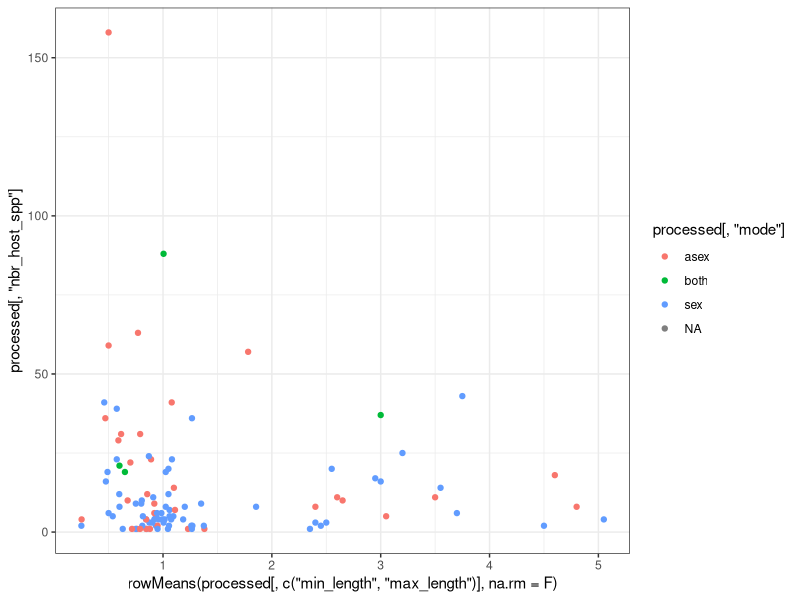
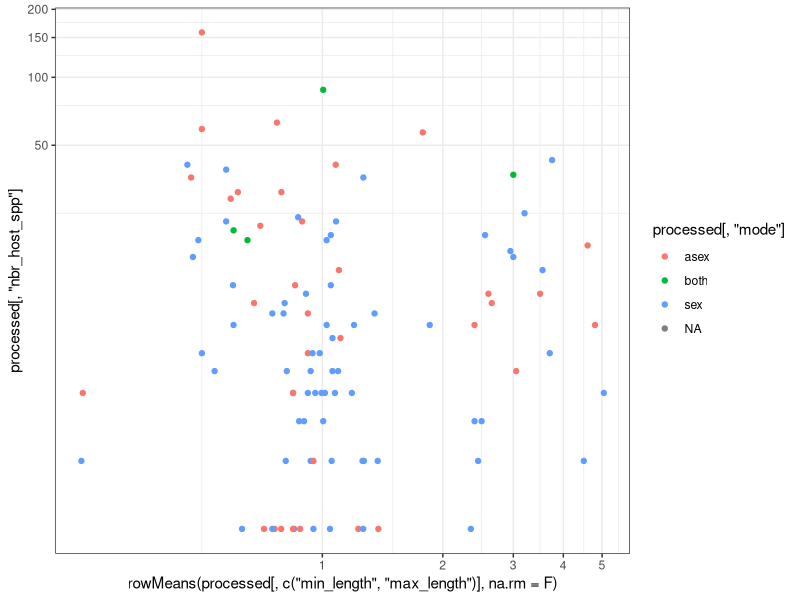

Recreate these plots in R, in order. (Note: this script raises an error after producing the figures.)
setwd("/home/cyril/Documents/Internship/Data/R_working_directory/manual/")
processed <-read.table("manual_processed_data.csv", header = T, sep= ",")

# Visualisation:
library(ggplot2)
#================================================================
# Overall
#------------------------------------------------------------------------------
# Length vs number of hosts
ggplot(data = processed,aes(x=rowMeans(processed[,c("min_length","max_length")],na.rm=F),y=processed[,"nbr_host_spp"]))+
  geom_point(aes(colour = processed[,"mode"]))+
  theme_bw()
# with log transform 
ggplot(data = processed,aes(x=rowMeans(processed[,c("min_length","max_length")],na.rm=F),y=processed[,"nbr_host_spp"]))+
  geom_point(aes(colour = processed[,"mode"]))+
  theme_bw()+
  coord_trans(x = "log2", y = "log2")

#Number of countries
boxplot(log10(processed$nbr_country[processed$nbr_country>0 & processed$mode!="both"])~droplevels(processed$mode[processed$nbr_country>0 & processed$mode!="both"]),
        main="Number of countries by \nreproductive mode: Overall", ylab="Log countries",  names = c(
          paste0("Asex: n=",length(processed$nbr_country[processed$nbr_country>0 & processed$mode=="asex"])),
          paste0("Sex: n=",length(processed$nbr_country[processed$nbr_country>0 & processed$mode=="sex"]))))

#-----------------------------------------------------------------------------
# Number of hosts distribution sex vs asex
ggplot()+
  geom_histogram(data=processed[processed$mode=="asex",],aes(x=nbr_host_spp, stat=..count..,fill='Asexual'),alpha=0.3,bins=23)+
  geom_histogram(data=processed[processed$mode=="sex",],aes(x=nbr_host_spp, y=-..count..,fill='Sexual'),alpha=0.3,bins=25)+
  coord_cartesian(ylim=c(-30,30))+
  ggtitle("Distribution of the number of host species")



length(levels(as.factor(processed[processed$mode=="asex" & processed$nbr_host_spp!=0,"nbr_host_spp"])))
length(levels(as.factor(processed[processed$mode=="sex" & processed$nbr_host_spp!=0,"nbr_host_spp"])))
max(processed[processed$mode=="sex","nbr_host_spp"],na.rm = T)
max(processed[processed$mode=="asex","nbr_host_spp"],na.rm = T)

# With log transform
ggplot()+
  geom_histogram(data=processed[processed$mode=="asex" & processed$nbr_host_spp!=0,],aes(x=log2(nbr_host_spp), stat=..count..,fill='Asexual')
                 ,alpha=0.3,bins=25)+
  geom_histogram(data=processed[processed$mode=="sex" & processed$nbr_host_spp!=0,],aes(x=log2(nbr_host_spp), y=-..count..,fill='Sexual')
                 ,alpha=0.3,bins=25)+
  coord_cartesian(ylim=c(-30,30))
#------------------------------------------------------------------------------

# Maximum distance from equator, sex vs asex (vs both modes)
ggplot()+
  geom_boxplot(data = processed[!is.na(processed$mode) & processed$mode!='both',],aes(x=mode,y=pmax(abs(lat_max),abs(lat_min))))+
  ggtitle("Max distance from the equator between reproductive modes")+
  labs(x="Reproductive mode",y="Absolute latitude")+
  annotate(x = c(1,2),y=c(10,10),geom= "text", label=c(paste0("n=",length(processed[processed$mode=="asex","lat_max"])),
                                                            paste0("n=",length(processed[processed$mode=="sex","lat_max"]))))

# Mean latitude
ggplot()+
  geom_boxplot(data = processed[!is.na(processed$mode) & processed$mode!='both',],aes(x=mode,y=lat_mean))+
  ggtitle("Mean latitude between reproductive modes")+
  labs(x="Reproductive mode",y="Latitude")+
  annotate(x = c(1,2),y=c(10,10),geom= "text", label=c(paste0("n=",length(processed[processed$mode=="asex","lat_max"])),
                                                            paste0("n=",length(processed[processed$mode=="sex","lat_max"]))))

# Median latitude
ggplot()+
  geom_boxplot(data = processed[!is.na(processed$mode) & processed$mode!='both',],aes(x=mode,y=lat_median))+
  ggtitle("Median latitude between reproductive modes")+
  labs(x="Reproductive mode",y="Latitude")+
  annotate(x = c(1.2,2.2),y=c(10,10),geom= "text", label=c(paste0("n=",length(processed[processed$mode=="asex","lat_max"])),
                                                       paste0("n=",length(processed[processed$mode=="sex","lat_max"]))))


#------------------------------------------------------------------------------

# Length per reproduction mode
boxplot(rowMeans(cbind(processed$min_length[processed$mode!="both"],processed$max_length[processed$mode!="both"]))~droplevels(processed[processed$mode!="both","mode"]),main="Body length vs Reproduction mode")
text(x = c(1,2),y=c(1,1),labels=c(paste0("n=",length(processed[processed$mode=="asex" & !is.na(processed$min_length),"lat_max"])),
                                      paste0("n=",length(processed[processed$mode=="sex" & !is.na(processed$min_length),"lat_max"]))))

# Number of host species
boxplot(processed[,"nbr_host_spp"]~processed[,"mode"],main="Number of host species vs Reproduction mode")
text(x = c(1,2,3),y=c(110,110,110),labels=c(paste0("n=",length(processed[processed$mode=="asex" & !is.na(processed$nbr_host_spp),"lat_max"])),
                                      paste0("n=",length(processed[processed$mode=="both" & !is.na(processed$nbr_host_spp),"lat_max"])),
                                      paste0("n=",length(processed[processed$mode=="sex" & !is.na(processed$nbr_host_spp),"lat_max"]))))

#==============================================================================
#Same plots per family
#Length
par(mfrow=c(4,4))
for(i in levels(processed$family))
{
  fam_df <- processed[processed$family==i & processed$mode!="both",]
  fam_df$mode <- factor(fam_df$mode)
  if(length(fam_df$min_length[fam_df$mode =="asex"])>0 & length(fam_df$min_length[fam_df$mode =="sex"])>0)
  {
    my_names <-c(as.character(paste0("n=",length(fam_df[fam_df$mode=="asex" & !is.na(fam_df$min_length),"lat_max"]))),
                 as.character(paste0("n=",length(fam_df[fam_df$mode=="sex" & !is.na(fam_df$min_length),"lat_max"]))))
    boxplot(rowMeans(fam_df[,c("min_length","max_length")])~fam_df$mode,main=paste(i, "Body length", sep=":"),names = c(paste('asex',my_names[1],sep=': '),paste('sex',my_names[2],sep=': ')))
  }
  
}

#-----------------------------------------------------------------------------
#Number of hosts
par(mfrow=c(4,4))
for(i in levels(processed$family))
{
  fam_df <- processed[processed$family==i & processed$mode!="both",]
  fam_df <- subset(fam_df,subset = fam_df$host_spp>0)
  fam_df$mode <- factor(fam_df$mode)
  if(length(fam_df$host_spp[fam_df$host_spp>0 & fam_df$mode =="asex"])>0 & length(fam_df$host_spp[fam_df$host_spp>0 & fam_df$mode =="sex"])>0)
  {
    my_names <-c(as.character(paste0("n=",length(fam_df[fam_df$mode=="asex" & !is.na(fam_df$host_spp),"lat_max"]))),
                 as.character(paste0("n=",length(fam_df[fam_df$mode=="sex" & !is.na(fam_df$host_spp),"lat_max"]))))
    boxplot(fam_df[fam_df$host_spp>0,"host_spp"]~fam_df$mode,main=paste(i, "Host species", sep=":"),names = c(paste('asex',my_names[1],sep=': '),paste('sex',my_names[2],sep=': ')))
  }
  
}

#-----------------------------------------------------------------------------
# Distribution
par(mfrow=c(4,4))
for(i in levels(processed$family))
{
  fam_df <- processed[processed$family==i & processed$mode!="both",]
  fam_df <- subset(fam_df,subset = fam_df$host_spp>0)
  fam_df$mode <- factor(fam_df$mode)
  if(length(fam_df$host_spp[fam_df$host_spp>0 & fam_df$mode =="asex"])>0 & length(fam_df$host_spp[fam_df$host_spp>0 & fam_df$mode =="sex"])>0)
  {
    my_names <-c(as.character(paste0("n=",length(fam_df[fam_df$mode=="asex" & !is.na(fam_df$host_spp),"lat_max"]))),
                 as.character(paste0("n=",length(fam_df[fam_df$mode=="sex" & !is.na(fam_df$host_spp),"lat_max"]))))
    boxplot(fam_df[fam_df$host_spp>0,"host_spp"]~fam_df$mode,main=paste(i, "Host species", sep=":"),names = c(paste('asex',my_names[1],sep=': '),paste('sex',my_names[2],sep=': ')))
  }
  
}

#=============================================================================
# Per genus:

par(mfrow=c(4,3))
for(i in levels(processed$genus)[-c(7,9)])
{
  genus_df <- processed[processed$genus==i & processed$mode!="both",]
  genus_df$mode <- factor(genus_df$mode)
  boxplot(genus_df[,"min_length"]~genus_df$mode,main=paste(i, "Body length", sep=":"))
  text(x = c(1,2),y=c(0.9,0.9),labels=c(paste0("n=",length(genus_df[genus_df$mode=="asex" & !is.na(genus_df$min_length),"lat_max"])),
                                        paste0("n=",length(genus_df[genus_df$mode=="sex" & !is.na(genus_df$min_length),"lat_max"]))))
}



#-----------------------------------------------------------------------------
#Number of hosts

par(mfrow=c(4,3))
for(i in levels(processed$genus)[-c(7,9)])
{
  genus_df <- processed[processed$genus==i & processed$mode!="both",]
  genus_df$mode <- factor(genus_df$mode)
  boxplot(genus_df[,"min_length"]~genus_df$mode,main=paste(i, "Body length", sep=":"))
  text(x = c(1,2),y=c(0.9,0.9),labels=c(paste0("n=",length(genus_df[genus_df$mode=="asex" & !is.na(genus_df$min_length),"lat_max"])),
                                        paste0("n=",length(genus_df[genus_df$mode=="sex" & !is.na(genus_df$min_length),"lat_max"]))))
}



#-----------------------------------------------------------------------------
# Distribution


par(mfrow=c(2,4))
for(i in levels(processed$genus))
{
  gen_df <- processed[processed$genus==i & processed$mode!="both",]
  gen_df <- subset(gen_df,subset = gen_df$nbr_country>0)
  gen_df$mode <- factor(gen_df$mode)
  if(length(gen_df$nbr_country[gen_df$nbr_country>0 & gen_df$mode =="asex"])>0 & length(gen_df$nbr_country[gen_df$nbr_country>0 & gen_df$mode =="sex"])>0)
  {
    my_names <-c(as.character(paste0("n=",length(gen_df[gen_df$mode=="asex" & !is.na(gen_df$nbr_country),"lat_max"]))),
                 as.character(paste0("n=",length(gen_df[gen_df$mode=="sex" & !is.na(gen_df$nbr_country),"lat_max"]))))
    boxplot(gen_df[gen_df$nbr_country>0,"nbr_country"]~gen_df$mode,main=paste(i, "Number of countries/states", sep=":"),names = c(paste('asex',my_names[1],sep=': '),paste('sex',my_names[2],sep=': ')))
  }
  
}


#median latitude

par(mfrow=c(2,4))
for(i in levels(processed$genus))
{
  gen_df <- processed[processed$genus==i & processed$mode!="both",]
  gen_df <- subset(gen_df,subset = gen_df$nbr_country>0)
  gen_df$mode <- factor(gen_df$mode)
  if(length(gen_df$nbr_country[gen_df$nbr_country>0 & gen_df$mode =="asex"])>0 & length(gen_df$nbr_country[gen_df$nbr_country>0 & gen_df$mode =="sex"])>0)
  {
    my_names <-c(as.character(paste0("n=",length(gen_df[gen_df$mode=="asex" & !is.na(gen_df$nbr_country),"lat_max"]))),
                 as.character(paste0("n=",length(gen_df[gen_df$mode=="sex" & !is.na(gen_df$nbr_country),"lat_max"]))))
    boxplot(gen_df[gen_df$nbr_country>0,"lat_median"]~gen_df$mode,main=paste(i, "Median latitude", sep=":"),names = c(paste('asex',my_names[1],sep=': '),paste('sex',my_names[2],sep=': ')))
  }
  
}

#----------------------------------------------------------------------------
# Latitude range

par(mfrow=c(2,4))
for(i in levels(processed$genus))
{
  gen_df <- processed[processed$genus==i & processed$mode!="both",]
  gen_df <- subset(gen_df,subset = gen_df$nbr_country>0)
  gen_df$mode <- factor(gen_df$mode)
  if(length(gen_df$nbr_country[gen_df$nbr_country>0 & gen_df$mode =="asex"])>0 & length(gen_df$nbr_country[gen_df$nbr_country>0 & gen_df$mode =="sex"])>0)
  {
    my_names <-c(as.character(paste0("n=",length(gen_df[gen_df$mode=="asex" & !is.na(gen_df$nbr_country),"lat_max"]))),
                 as.character(paste0("n=",length(gen_df[gen_df$mode=="sex" & !is.na(gen_df$nbr_country),"lat_max"]))))
    diff <- gen_df[gen_df$nbr_country>0,"lat_max"]-gen_df[gen_df$nbr_country>0,"lat_min"]
    boxplot(diff~gen_df$mode[gen_df$nbr_country>0],main=paste(i, "Latitude range", sep=":"),
            names = c(paste('asex',my_names[1],sep=': '),paste('sex',my_names[2],sep=': ')))
  }
  
}


#=============================================================================
# Per comparison group:
# Length per reproduction mode per comparison group
chalcid_box <-function(par,relatgr){
  edge <-ceiling(sqrt(length(relatgr)))
  par(mfrow=c(edge,edge))
  for(i in relatgr){
    processed_gr <-processed[processed$pair==i,]
    plot(as.numeric(processed_gr[,"mode"]),processed_gr[,par],xlim=c(0.5,3.5),pch=20
            ,main=paste(processed_gr$genus[1],sep=", n=",length(processed_gr$min_length[!is.na(processed_gr[,par])])))
    text(x = c(0.8,1.8,2.8),y=c(mean(na.rm = T,processed_gr[processed_gr$mode=="asex" & !is.na(processed_gr[,par]),par]),
                          mean(na.rm = T,processed_gr[processed_gr$mode=="both" & !is.na(processed_gr[,par]),par]),
                          mean(na.rm = T,processed_gr[processed_gr$mode=="sex" & !is.na(processed_gr[,par]),par])),labels=c(
                                          paste0("n=",length(processed_gr[processed_gr$mode=="asex" & !is.na(processed_gr[,par]),"lat_max"])),
                                          paste0("n=",length(processed_gr[processed_gr$mode=="both" & !is.na(processed_gr[,par]),"lat_max"])),
                                          paste0("n=",length(processed_gr[processed_gr$mode=="sex" & !is.na(processed_gr[,par]),"lat_max"]))))
    
  }
}
# Aphelinus
chalcid_box("min_length",c(1))
chalcid_box("nbr_host_spp",c(1))
# Aphytis
chalcid_points("min_length",c(3,5,6,7,8,9,10))
chalcid_box("nbr_host_spp",c(3,5,6,7,8,9,10))
# Encarsia
chalcid_box("nbr_host_spp",c(2,11,12,13,14))
chalcid_box("min_length",c(2,11,12,13,14))
# Eretmocerus
chalcid_box("nbr_host_spp",c(4,15))
# Megastigmus
chalcid_box("nbr_host_spp",c(16,17,18,19))
# Torymus
chalcid_box("min_length",25)
# Megaphragma
chalcid_box("min_length",26)
chalcid_box("nbr_host_spp",26)
# Trichogramma
chalcid_box("min_length",c(20,21,23,24))
chalcid_points("min_length",c(20,21,23,24))


# PAIRWISE ANALYSIS USING RATIOS:
library(lattice)
body_length <- rowMeans(cbind(processed$min_length,processed$max_length))
processed <- cbind(processed,body_length)
ratios <- list(c(), c(), c(), c(), c(), c(), c(), c(), c(), c(), c())
for(i in 1:(length(levels(as.factor(processed$pair)))-1))
{
  count <-1
  for(j in c("body_length","nbr_country","nbr_host_spp", "lat_min", "lat_max", "lat_mean", "lat_median", "lon_min", "lon_max", "lon_mean", "lon_median"))
  {
    tmp_ratio <- mean(na.rm = T,processed[processed$mode=='asex' & processed$pair==i,j])/
      mean(na.rm = T, processed[processed$mode=='sex' & processed$pair==i,j])
    ratios[[count]] <- append(ratios[[count]], tmp_ratio)
    count <- count + 1
  }
}
df_ratio <- data.frame(ratios)
colnames(df_ratio)<-c("length_ratio","country_ratio","host_ratio","south_ratio", "north_ratio", "mean_lat_ratio","median_lat_ratio","west_ratio", "east_ratio", "mean_lon_ratio", "median_lon_ratio")
par(mfrow=c(3,3))
densityplot(log2(df_ratio$host_ratio), main="Number of host per pair: asex/sex", xlab="Log ratio")
densityplot(log2(df_ratio$south_ratio), main="Ratio of min latitude per pair: asex/sex", xlab="Log ratio")
densityplot(log2(df_ratio$north_ratio), main="Ratio of max latitude per pair: asex/sex", xlab="Log ratio")
densityplot(log2(df_ratio$mean_lat_ratio), main="Ratio of mean latitude per pair: asex/sex", xlab="Log ratio")
densityplot(log2(df_ratio$median_lat_ratio), main="Ratio of median latitude per pair: asex/sex", xlab="Log ratio")
densityplot(log2(df_ratio$west_ratio), main="Ratio of min longitude per pair: asex/sex", xlab="Log ratio")
densityplot(log2(df_ratio$east_ratio), main="Ratio of max longitude per pair: asex/sex", xlab="Log ratio")
densityplot(log2(df_ratio$mean_lon_ratio), main="Ratio of mean longitude per pair: asex/sex", xlab="Log ratio")
densityplot(log2(df_ratio$median_lon_ratio), main="Ratio of median longitude per pair: asex/sex", xlab="Log ratio")

dotplot(df_ratio$length_ratio,main="Ratio of body length per pair: asex/sex",xlab= "Ratio",panel=function(x, ...){
  panel.dotplot(x, ...)
  panel.abline(v=1)})

dotplot(log10(df_ratio$country_ratio), main="Ratio of number of locations per pair: asex/sex", xlab="Log ratio")
plot(rownames(df_ratio),df_ratio$length_ratio, xlab="Pairs",ylab= "Ratios")
abline(h=1)


dotplot(log10(df_ratio$host_ratio), main="Number of host per pair: asex/sex", xlab="Log ratio",panel=function(x, ...){
  panel.dotplot(x, ...)
  panel.abline(v=0)})
plot(rownames(df_ratio),log10(df_ratio$host_ratio), xlab="Pairs",ylab= "Ratios")
abline(h=0)
#----------------------------------------------------
# Cluster along coordinates ?
kmeans()
#=========================================================================================
# TEST ZONE
library(gridExtra)
chalcid_points <-function(par,relatgr){
  edge <-ceiling(sqrt(length(relatgr)))
  plot_nr <-1
  plot_list<-list()
  for(i in relatgr){
    processed_gr <-processed[processed$pair==i,]
    plot_list[[plot_nr]]<-ggplot()+
      geom_point(aes(x=processed_gr$mode,y=processed_gr[,par]))+
      labs(title=par,x="reproductive mode",y=par)+
      annotate(geom = "text",x = c(0.9,1.9),y=c(mean(na.rm = T,processed_gr[processed_gr$mode=="asex" & !is.na(processed_gr[,par]),par]),
                                                mean(na.rm = T,processed_gr[processed_gr$mode=="sex" & !is.na(processed_gr[,par]),par])),label=c(
                                                  paste0("n=",length(processed_gr[processed_gr$mode=="asex" & !is.na(processed_gr[,par]),"lat_max"])),
                                                  paste0("n=",length(processed_gr[processed_gr$mode=="sex" & !is.na(processed_gr[,par]),"lat_max"]))))
      theme_bw()
    plot_nr <-plot_nr+1
  }
  do.call(grid.arrange,plot_list)
}

par<-"min_length"
edge <-3
plot_nr <-1
plot_list<-list()
for(i in c(20,21,23)){
  processed_gr <-processed[processed$pair==i,]
  plot_list[[plot_nr]]<-ggplot()+
           geom_point(aes(x=processed_gr$mode,y=processed_gr[,par]))+
           labs(title=var,x="reproductive mode",y=par)+
           annotate(geom = "text",x = c(0.9,1.9),y=c(mean(na.rm = T,processed_gr[processed_gr$mode=="asex" & !is.na(processed_gr[,par]),par]),
                                                     mean(na.rm = T,processed_gr[processed_gr$mode=="sex" & !is.na(processed_gr[,par]),par])),label=c(
                                                       paste0("n=",length(processed_gr[processed_gr$mode=="asex" & !is.na(processed_gr[,par]),"lat_max"])),
                                                       paste0("n=",length(processed_gr[processed_gr$mode=="sex" & !is.na(processed_gr[,par]),"lat_max"]))))+
           theme_bw()
  plot_nr <-plot_nr+1
}
do.call(grid.arrange,plot_list)